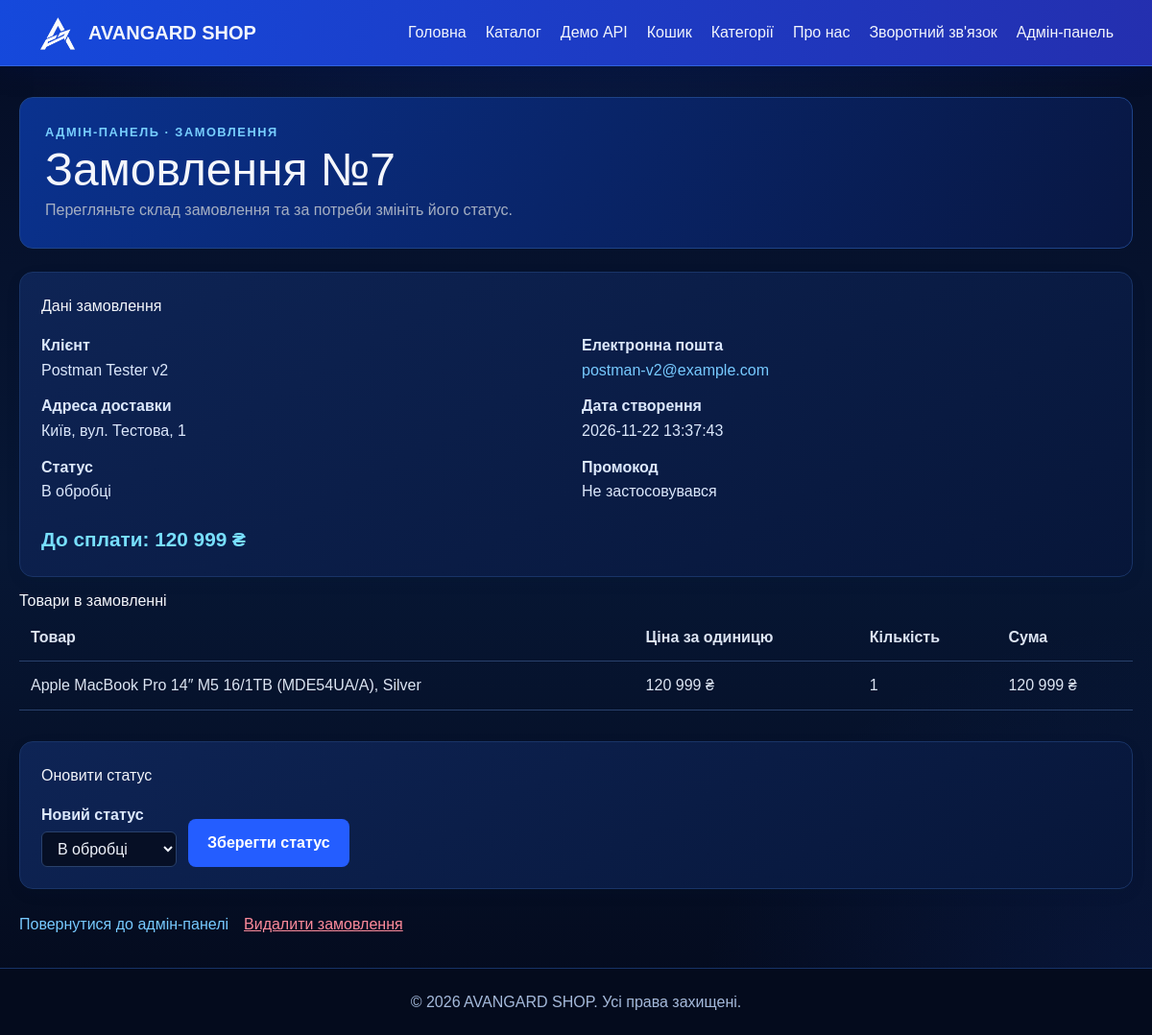
/admin/orders/7, run on the app's committed database.
### tables this page shows
CREATE TABLE orders (
    id          INTEGER PRIMARY KEY AUTOINCREMENT,
    client_id   INTEGER,
    customer_name TEXT NOT NULL,
    email       TEXT NOT NULL,
    address     TEXT NOT NULL,
    total_price REAL NOT NULL CHECK (total_price >= 0),
    promo_code  TEXT NOT NULL DEFAULT '',
    discount_amount REAL NOT NULL DEFAULT 0 CHECK (discount_amount >= 0),
    status      TEXT NOT NULL,
    created_at  TEXT NOT NULL,
    FOREIGN KEY (client_id) REFERENCES clients (id) ON DELETE SET NULL
);

CREATE TABLE order_items (
    id         INTEGER PRIMARY KEY AUTOINCREMENT,
    order_id   INTEGER NOT NULL,
    product_id INTEGER NOT NULL,
    quantity   INTEGER NOT NULL CHECK (quantity > 0),
    unit_price REAL NOT NULL CHECK (unit_price >= 0),
    FOREIGN KEY (order_id) REFERENCES orders (id) ON DELETE CASCADE,
    FOREIGN KEY (product_id) REFERENCES products (id) ON DELETE RESTRICT
);

CREATE TABLE products (
    id             INTEGER PRIMARY KEY AUTOINCREMENT,
    name           TEXT NOT NULL,
    category       TEXT NOT NULL,
    description    TEXT NOT NULL DEFAULT '',
    specifications TEXT NOT NULL DEFAULT '',
    price          REAL NOT NULL CHECK (price >= 0),
    image_url      TEXT NOT NULL DEFAULT '',
    is_available   INTEGER NOT NULL DEFAULT 1 CHECK (is_available IN (0, 1)),
    created_at     TEXT NOT NULL
);

### routes/admin.py (the view)
@admin_bp.route('/orders/<int:order_id>')
def order_details(order_id):
    order, items = models.get_order_details(order_id)
    if order is None:
        abort(404)
    return render_template(
        'order_details.html',
        order=order,
        items=items,
        statuses=models.ORDER_STATUSES,
    )

### app.py (called while the page is built)
@app.context_processor
def inject_globals():
    return {
        'current_year': datetime.now().year,
        'cart_count': sum(session.get('cart', {}).values()),
    }

### models.py (called while the page is built)
def get_db():
    if 'db' not in g:
        g.db = sqlite3.connect(current_app.config['DATABASE'])
        g.db.row_factory = sqlite3.Row
        g.db.execute('PRAGMA foreign_keys = ON')
    return g.db

def get_order_details(order_id):
    db = get_db()
    order = db.execute('SELECT * FROM orders WHERE id = ?', (order_id,)).fetchone()
    items = db.execute(
        '''SELECT p.name, oi.quantity, oi.unit_price,
                  (oi.quantity * oi.unit_price) AS subtotal
           FROM order_items AS oi
           JOIN products AS p ON p.id = oi.product_id
           WHERE oi.order_id = ? ORDER BY oi.id''',
        (order_id,),
    ).fetchall()
    return order, items

### templates/order_details.html (shortened to what this page needs)
{% extends "base.html" %}
{% block content %}
<section class="page-intro">
    <p class="eyebrow">АДМІН-ПАНЕЛЬ · ЗАМОВЛЕННЯ</p>
    <h1>Замовлення №{{ order['id'] }}</h1>
    <p>Перегляньте склад замовлення та за потреби змініть його статус.</p>
</section>
<section class="contact-card mt-6">
    <h2>Дані замовлення</h2>
    <dl class="mt-4 grid gap-3 sm:grid-cols-2">
        <div>
            <dt class="font-semibold">Клієнт</dt>
            <dd>{{ order['customer_name'] }}</dd>
        </div>
        <div>
            <dt class="font-semibold">Електронна пошта</dt>
            <dd><a href="mailto:{{ order['email'] }}">{{ order['email'] }}</a></dd>
        </div>
        <div>
            <dt class="font-semibold">Адреса доставки</dt>
            <dd>{{ order['address'] }}</dd>
        </div>
        <div>
            <dt class="font-semibold">Дата створення</dt>
            <dd>{{ order['created_at'] }}</dd>
        </div>
        <div>
            <dt class="font-semibold">Статус</dt>
            <dd>{{ order['status'] }}</dd>
        </div>
        <div>
            <dt class="font-semibold">Промокод</dt>
            <dd>
                {% if order['promo_code'] %}
                    {{ order['promo_code'] }}
                    — знижка {{ "{:,.0f}".format(order['discount_amount']).replace(",", " ") }} ₴
                {% else %}
                    Не застосовувався
                {% endif %}
            </dd>
        </div>
    </dl>
    <p class="price mt-5">
        До сплати: {{ "{:,.0f}".format(order['total_price']).replace(",", " ") }} ₴
    </p>
</section>
<section class="catalog-section">
    <h2>Товари в замовленні</h2>
    {% if items %}
    <div class="overflow-x-auto">
        <table class="w-full border-collapse">
            <thead>
                <tr class="border-b border-gray-300 text-left">
                    <th class="p-3">Товар</th>
                    <th class="p-3">Ціна за одиницю</th>
                    <th class="p-3">Кількість</th>
                    <th class="p-3">Сума</th>
                </tr>
            </thead>
            <tbody>
                {% for item in items %}
                <tr class="border-b border-gray-200">
                    <td class="p-3">{{ item['name'] }}</td>
                    <td class="p-3">
                        {{ "{:,.0f}".format(item['unit_price']).replace(",", " ") }} ₴
                    </td>
                    <td class="p-3">{{ item['quantity'] }}</td>
                    <td class="p-3">
                        {{ "{:,.0f}".format(item['subtotal']).replace(",", " ") }} ₴
                    </td>
                </tr>
                {% endfor %}
            </tbody>
        </table>
    </div>
    {% else %}
    <p>У замовленні немає товарів.</p>
    {% endif %}
</section>
<section class="contact-card mt-8">
    <h2>Оновити статус</h2>
    <form
        action="{{ url_for('admin.update_order_status', order_id=order['id']) }}"
        method="post"
        class="mt-4 flex flex-wrap items-end gap-3"
    >
        <div>
            <label for="status" class="mb-1 block font-semibold">Новий статус</label>
            <select
                id="status"
                name="status"
                required
                class="rounded-md border border-gray-300 px-3 py-2"
            >
                {% for status in statuses %}
                <option value="{{ status }}" {% if order['status'] == status %}selected{% endif %}>
                    {{ status }}
                </option>
                {% endfor %}
            </select>
        </div>
        <button type="submit" class="button" style="border: 0; cursor: pointer;">
            Зберегти статус
        </button>
    </form>
</section>
<div class="mt-6 flex flex-wrap gap-4">
    <a href="{{ url_for('admin.admin') }}">Повернутися до адмін-панелі</a>
    <form
        action="{{ url_for('admin.delete_order', order_id=order['id']) }}"
        method="post"
        onsubmit="return confirm('Видалити замовлення №{{ order['id'] }}?')"
    >
        <button type="submit" class="text-red-700 underline">
            Видалити замовлення
        </button>
    </form>
</div>
{% endblock %}

### static/css/style.css (style rules this page uses)
:root { font-family: Arial, sans-serif; color: #172033; background: #f3f6fb; font-synthesis: none; line-height: 1.6; }
* { box-sizing: border-box; }
body { margin: 0; min-width: 320px; min-height: 100vh; display: flex; flex-direction: column; }
a { color: #1769c2; }
.eyebrow { color: #5ba6f5; font-size: 0.8rem; font-weight: 800; letter-spacing: 0.12em; text-transform: uppercase; }
.button { display: inline-block; margin-top: 12px; padding: 12px 20px; color: #fff; background: #2155ed; border-radius: 8px; font-weight: 700; text-decoration: none; }
.highlights, .catalog-section, .about-content, .contact-grid, .category-grid { margin-top: 36px; }
.highlight-list article, .product-card, .category-card, .contact-card, .about-content { padding: 22px; background: #fff; border: 1px solid #dce3ed; border-radius: 14px; }
.product-card, .category-card, .contact-card { box-shadow: 0 5px 18px rgb(23 32 51 / 5%); }
.price { color: #1769c2; font-size: 1.3rem; font-weight: 800; }
.page-intro { padding: 28px 0 8px; }
.page-intro h1 { margin: 0; font-size: clamp(2rem, 5vw, 3rem); line-height: 1.2; }
:root { color-scheme: dark; color: #eef2fa; background: #050d25; }
body.theme-dark { color: #eef2fa; background: radial-gradient(ellipse 58rem 30rem at 50% -8%, rgb(24 83 220 / 24%), transparent 72%), radial-gradient(ellipse 40rem 36rem at 100% 100%, rgb(27 73 190 / 17%), transparent 74%), linear-gradient(180deg, #050d25 0%, #071735 52%, #040a1c 100%); background-attachment: fixed; }
body.theme-dark a { color: #77caff; }
body.theme-dark .page-intro { margin-bottom: 24px; padding: 26px; border: 1px solid #1e4388; border-radius: 14px; color: #eef2fa; background: linear-gradient(120deg, #0a328f, #081742); }
body.theme-dark .page-intro h1, body.theme-dark h2, body.theme-dark h3 { color: #f4f6fb; }
body.theme-dark .page-intro > p:not(.eyebrow), body.theme-dark .note { color: #a5afc2; }
body.theme-dark .eyebrow, body.theme-dark .product-type { color: #78cfff; }
body.theme-dark .highlight-list article, body.theme-dark .product-card, body.theme-dark .category-card, body.theme-dark .contact-card, body.theme-dark .about-content, body.theme-dark .catalog-section { color: #dce8fc; background: linear-gradient(150deg, #0e2455, #071639); border: 1px solid #193467; }
body.theme-dark .catalog-section { padding: 22px; border-radius: 14px; }
body.theme-dark .price { color: #78dfff; }
body.theme-dark .button { color: #fff; background: #245dff; }
body.theme-dark input:not([type="checkbox"]):not([type="radio"]), body.theme-dark select, body.theme-dark textarea { color: #eef2fa; background: #060f25; border-color: #243e6c; }
body.theme-dark table { color: #dce4f2; }
body.theme-dark td, body.theme-dark th, body.theme-dark .border-gray-200, body.theme-dark .border-gray-300 { border-color: #29416c; }
body.theme-dark .text-red-700 { color: #ff8b9b; }
body.theme-dark .catalog-section { margin-top: 12px; padding: 0; border: 0; border-radius: 0; background: transparent; }

### data on the page
orders: id "7", customer_name "Postman Tester v2", email "postman-v2@example.com", address "Київ, вул. Тестова, 1", created_at "2026-11-22 13:37:43", status "В обробці", total_price "120 999"
order_items: name "Apple MacBook Pro 14″ M5 16/1TB (MDE54UA/A), Silver", unit_price "120 999", quantity "1", subtotal "120 999"
